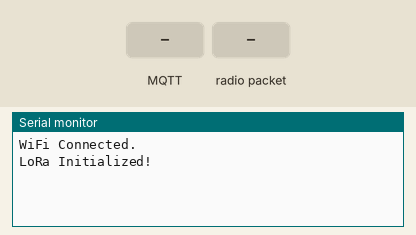
This program was run on a simulated ESP32. Shown: the last lines printed to the serial monitor. The inputs (shaded band) are chosen by the test bench. WiFi joins after 1.5 s; servers stay silent unless stated; no radio packets arrive unless stated; no MQTT or app messages arrive unless stated.

Above: at 2.7 s.
2.8 s: MQTT message "ON" arrives on the first subscribed topic
At 5.5 s:
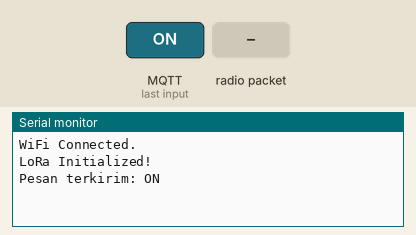
5.8 s: radio packet "ON" arrives
At 6.3 s:
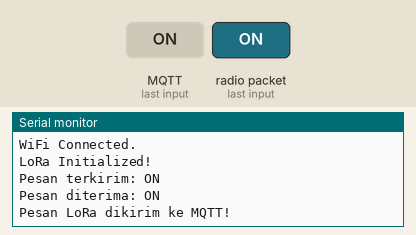
7.3 s: MQTT message "OFF" arrives on the first subscribed topic
At 10.24 s:
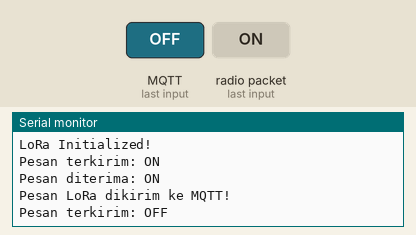
10.3 s: radio packet "OFF" arrives
At 10.9 s:
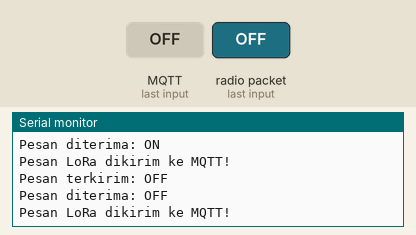
11.8 s: radio packet "1" arrives
At 13.0 s:
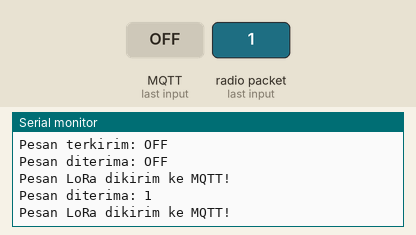
13.3 s: MQTT message "on" arrives on the first subscribed topic
At 15.5 s:
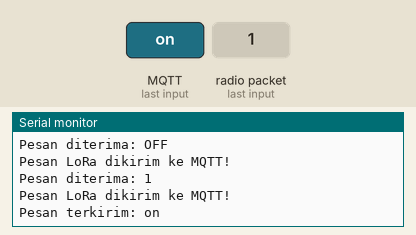

The program:

main.cpp
```cpp
#include <Arduino.h>
#include <WiFi.h>
#include <MQTT.h>
#include "LoRaHandler.h"

//========= Konfigurasi WiFi dan MQTT ============
const char *SSID = "xxxxxx";
const char *PASS = "xxxxxx";
const char *MQTT_SERVER = "xxxxxx";
const char *MQTT_RELAY = "xxxxxx";
const char *MQTT_NODES = "xxxxxx";
const char *MQTT_STATUS = "xxxxxx";
const char *WILL_MESSAGE = "xxxxxx";
const char *MQTT_CLIENT_ID = "xxxxxx";
const char *MQTT_USERNAME = "xxxxxx";
const char *MQTT_PASSWORD = "xxxxxx";

WiFiClient espClient;
MQTTClient client;
LoRaHandler loraHandler; // Instance dari LoRaHandler

unsigned long previousMillis = 0;
const unsigned long interval = 5000;
String pumpState = "";

// Fungsi koneksi WiFi
void setup_wifi()
{
  WiFi.mode(WIFI_STA);
  WiFi.begin(SSID, PASS);
  while (WiFi.status() != WL_CONNECTED)
  {
    delay(250);
  }
  Serial.println("WiFi Connected.");
}

// Fungsi koneksi MQTT
void connectToMqtt()
{
  while (!client.connect(MQTT_CLIENT_ID, MQTT_USERNAME, MQTT_PASSWORD))
  {
    delay(1000);
  }
  client.subscribe(MQTT_RELAY);
  client.publish(MQTT_STATUS, "Online", true, 1);
}

// Callback untuk pesan MQTT
void messageReceived(String &topic, String &payload)
{
  if (topic.equals(MQTT_RELAY))
  {
    if (payload.equalsIgnoreCase("ON") || payload.equalsIgnoreCase("OFF"))
    {
      pumpState = payload;
    }
  }
}

void setup()
{
  Serial.begin(115200);
  setup_wifi();

  client.begin(MQTT_SERVER, 1883, espClient);
  client.setWill(MQTT_STATUS, WILL_MESSAGE, true, 1);
  connectToMqtt();
  client.onMessage(messageReceived);

  if (!loraHandler.setupLoRa())
  {
    while (1)
      ; // Jika LoRa gagal, berhenti di sini
  }
}

void loop()
{
  if (!client.connected())
  {
    connectToMqtt();
  }
  client.loop();

  unsigned long currentMillis = millis();
  if (currentMillis - previousMillis >= interval)
  {
    previousMillis = currentMillis;

    loraHandler.sendMessage(pumpState);
  }

  String receivedMessage;
  if (loraHandler.receiveMessage(receivedMessage))
  {
    if (client.publish(MQTT_NODES, receivedMessage.c_str()))
    {
      Serial.println("Pesan LoRa dikirim ke MQTT!");
    }
  }
}
```

LoRaHandler.cpp
```cpp
#include "LoRaHandler.h"

LoRaHandler::LoRaHandler() {}

bool LoRaHandler::setupLoRa()
{
      LoRa.setPins(SS_PIN, RST_PIN, DIO0_PIN);
      if (!LoRa.begin(RF95_FREQ))
      {
            Serial.println("Gagal memulai LoRa!");
            return false;
      }
      Serial.println("LoRa Initialized!");
      LoRa.setTxPower(23);
      return true;
}

void LoRaHandler::sendMessage(const String &message)
{
      LoRa.beginPacket();
      LoRa.print(message); // Kirim pesan
      LoRa.endPacket();
      Serial.println("Pesan terkirim: " + message);
}

bool LoRaHandler::receiveMessage(String &receivedMessage)
{
      int packetSize = LoRa.parsePacket();
      if (packetSize > 0)
      {
            receivedMessage = "";
            while (LoRa.available())
            {
                  receivedMessage += (char)LoRa.read();
            }
            Serial.println("Pesan diterima: " + receivedMessage);
            return true;
      }
      return false;
}
```

LoRaHandler.h
```cpp
#ifndef LORA_HANDLER_H
#define LORA_HANDLER_H

#include <Arduino.h>
#include <LoRa.h>

// Konfigurasi LoRa
#define SS_PIN 5
#define RST_PIN 14
#define DIO0_PIN 2
#define RF95_FREQ 915E6

class LoRaHandler
{
public:
      LoRaHandler();
      bool setupLoRa();
      void sendMessage(const String &message);
      bool receiveMessage(String &receivedMessage);

private:
      void configureLoRa();
};

#endif // LORA_HANDLER_H
```

Measured:
- after the input at 2.8 s, the serial monitor: prints a new line after 2.3 s (image 1)
- after the input at 5.8 s, the serial monitor: prints a new line at once (image 2)
- after the input at 7.3 s, the serial monitor: prints a new line after 2.8 s (image 3)
- after the input at 10.3 s, the serial monitor: prints a new line at once (image 4)
- after the input at 11.8 s, the serial monitor: prints a new line at once (image 5)
- after the input at 13.3 s, the serial monitor: prints a new line after 1.8 s (image 6)
